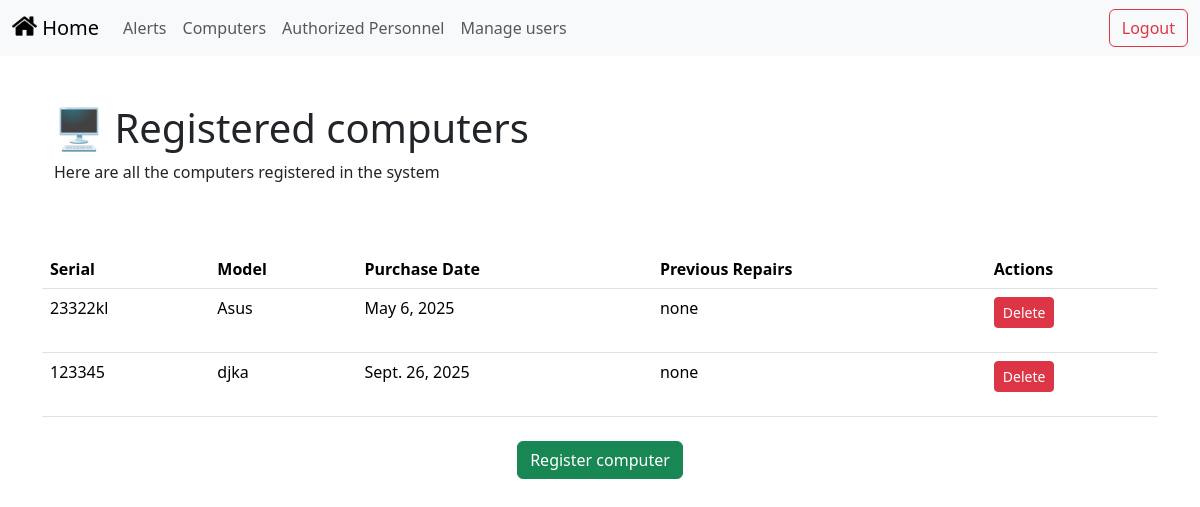
Page /computadoras/ (signed in) on the earlier database version.
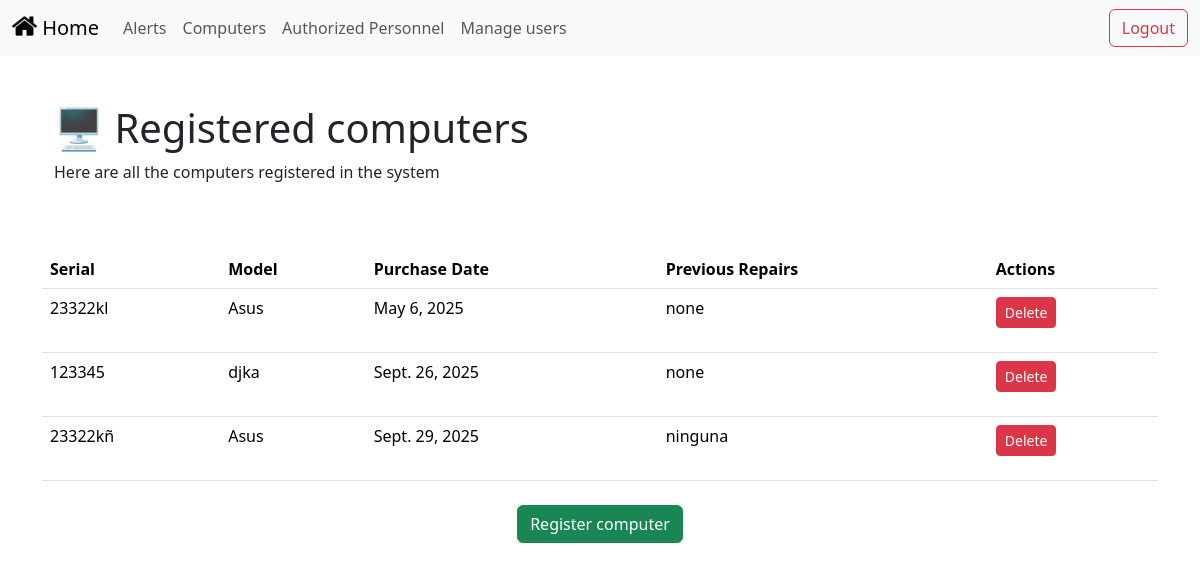
Same page on the later database version.
### administration/models.py (models this page shows)
class Computer(models.Model):
    serial = models.CharField(max_length=100, unique=True)
    model = models.CharField(max_length=100)
    purchase_date = models.DateField()  # 👈 Este debe ser un DateField
    previous_repairs = models.TextField(blank=True, null=True)

### administration/views.py (the view)
# urls.py: path('computadoras/', ComputerListView.as_view(), name='computadoras'),
class ComputerListView(LoginRequiredMixin, ListView):
    model = Computer
    template_name = 'administration/computer_list.html'
    context_object_name = 'computadoras'
    def get_context_data(self, **kwargs):
        ctx = super().get_context_data(**kwargs)
        ctx['is_admin'] = self.request.user.groups.filter(name='admin').exists()
        return ctx

### administration/templates/administration/computer_list.html (shortened to what this page needs)
{% extends 'base.html' %}
{% block content %}
<div class="container align-text-top mt-5">
    <h1>🖥️ Registered computers</h1>
    <p>Here are all the computers registered in the system</p>
    <div style="height: 50px;"></div>
</div>
<table class="table">
    <thead>
        <tr>
            <th>Serial</th>
            <th>Model</th>
            <th>Purchase Date</th>
            <th>Previous Repairs</th>
            <th>Actions</th>
        </tr>
    </thead>
    <tbody>
        {% for c in computadoras %}
        <tr>
            <td>{{ c.serial }}</td>
            <td>{{ c.model }}</td>
            <td>{{ c.purchase_date }}</td>
            <td>{{ c.previous_repairs }}</td>
            <td>
                <form action="{% url 'eliminar_computadora' c.id %}" method="POST" onsubmit="return confirm('¿Estás seguro de que deseas eliminar esta computadora?');">
                    <button type="submit" class="btn btn-danger btn-sm">Delete</button>
                </form>
            </td>
        </tr>
        {% endfor %}
    </tbody>
</table>
<div class="text-center mt-4">
    <a href="{% url 'registrar_computadora' %}"
       class="btn btn-success"
       title="Ir al formulario de registro de computadora"
       aria-label="Register computera">
       Register computer
    </a>
</div>
{% endblock %}

Differences in the rows shown:
added Computer: serial "23322kñ", model "Asus", purchase_date "Sept. 29, 2025", previous_repairs "ninguna"
